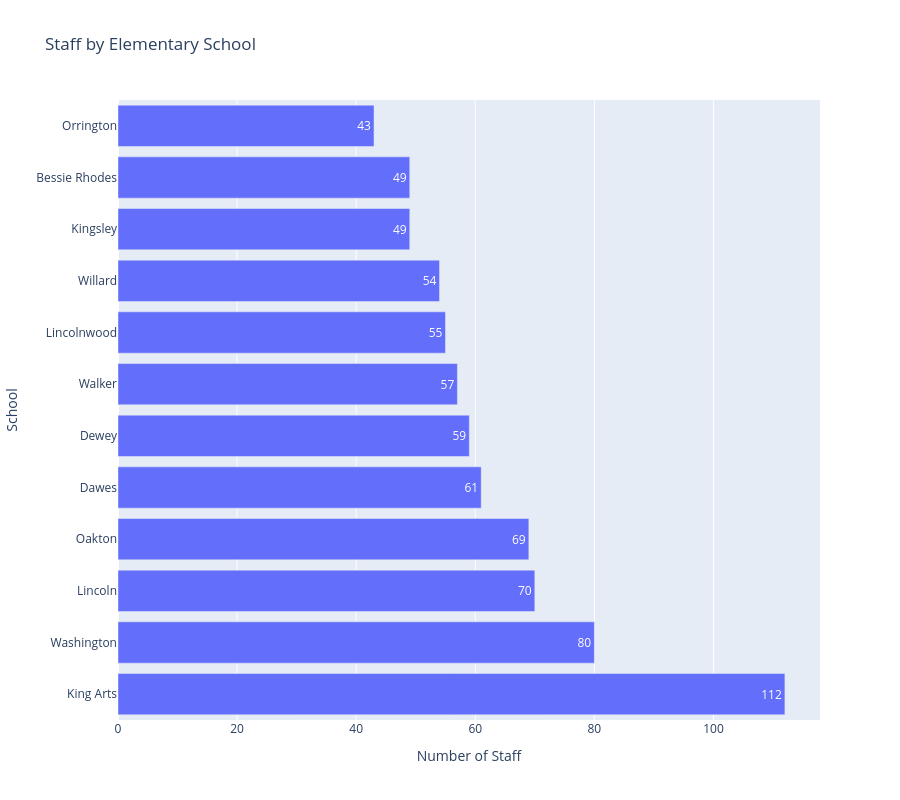

Write notebook code for a chart like this one.
### Code cell
# Staff by school plot
elementary_schools = elementary_schools.sort_values('total_staff', ascending=False)

# Plot Staff by School
fig = go.Figure()
fig.add_trace(go.Bar(
    x=elementary_schools['total_staff'],
    y=elementary_schools['school'],
    orientation='h',
    text=elementary_schools['total_staff'],
    textposition='auto'
))
fig.update_layout(
    title='Staff by Elementary School',
    xaxis_title='Number of Staff',
    yaxis_title='School',
    height=800
)
fig.write_html('elementary_staff_by_school.html')
fig.show()

### Figure 1 — Plotly figure (JSON) as saved in the notebook; plotly's stock layout.template omitted (floating-point values rounded to 4 significant figures)
{"data": [{"orientation": "h", "text": [112.0, 80.0, 70.0, 69.0, 61.0, 59.0, 57.0, 55.0, 54.0, 49.0, 49.0, 43.0], "textposition": "auto", "type": "bar", "x": [112, 80, 70, 69, 61, 59, 57, 55, 54, 49, 49, 43], "y": ["King Arts", "Washington", "Lincoln", "Oakton", "Dawes", "Dewey", "Walker", "Lincolnwood", "Willard", "Kingsley", "Bessie Rhodes", "Orrington"]}], "layout": {"height": 800, "title": {"text": "Staff by Elementary School"}, "xaxis": {"title": {"text": "Number of Staff"}}, "yaxis": {"title": {"text": "School"}}}}
